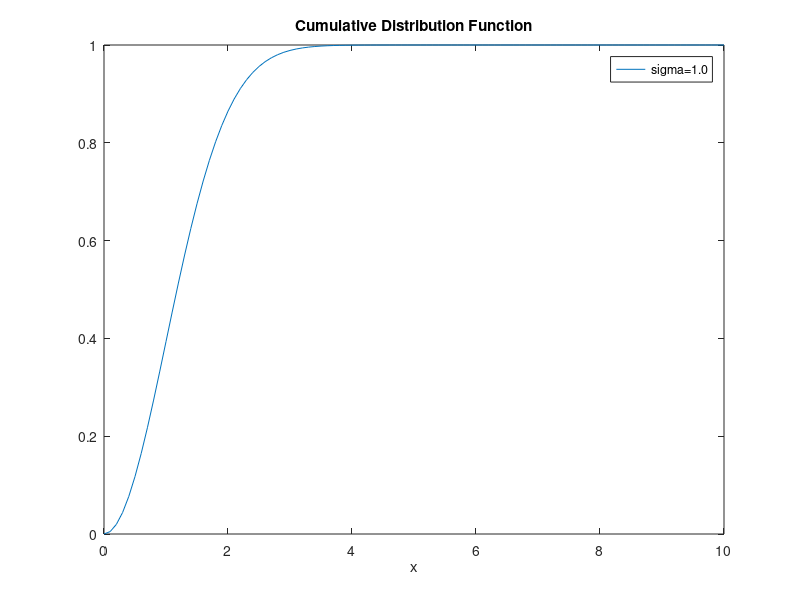
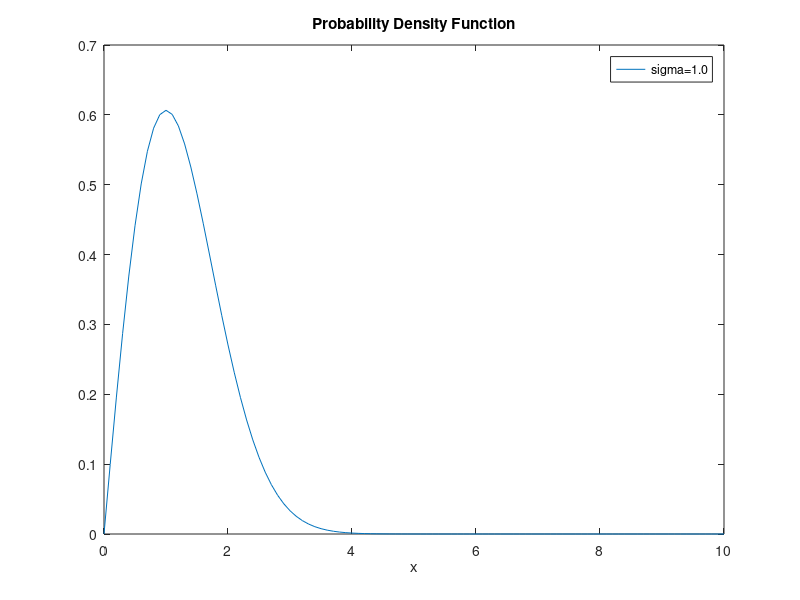
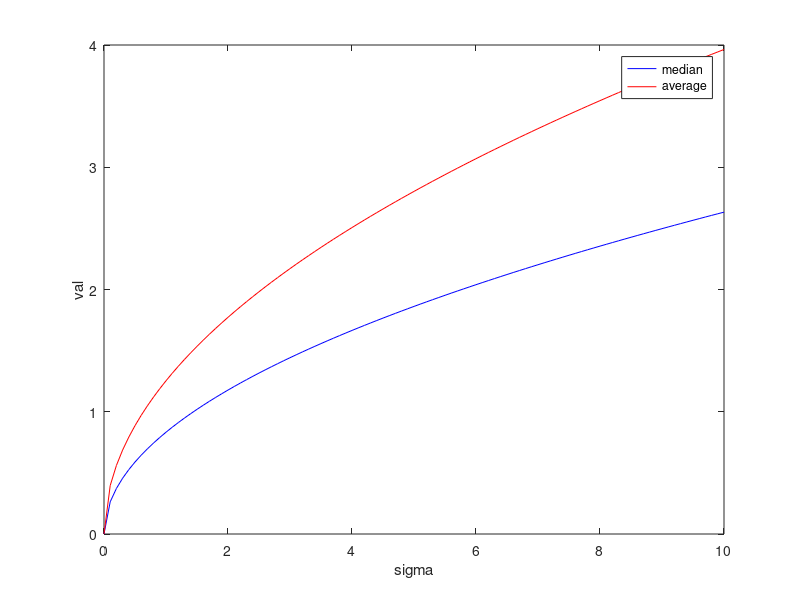

Write the MATLAB code that produced these figures, in order.
close all
clear all
clc

N=100000;
% given per results in value on CDF curve:
% http://en.wikipedia.org/wiki/Rayleigh_distribution

% sigma is called the scale parameter
% average value u = sigma*sqrt(pi/2) = 1.253*sigma.
% CDF: F(x)=1-e^(-x^2/2sigma^2)

%% Test model
sigma = 1.0;
per_ref=0.03;

cdf_val=sqrt(-2*sigma^2*log(1-per_ref))*ones(N,1);
r = 1*sigma * sqrt(-2 * log(rand(N,1))); % generating Rayleigh-distributed variates
cdf_val(1)
r_dB=20*log10(r);

per=(N-sum(r>cdf_val))/N;
avg=mean(r)/sigma; % should result in approx. 1.253
disp(['mean/sigma (~1.253): ' num2str(avg)])
disp(['per:' num2str(per_ref) ' per_estimate:' num2str(per)])


%% Plot cumulative distribution function - CDF
figure
x=0:0.1:10;
F=1 - exp(-x.^2/(2*sigma^2));
plot(x,F)
xlabel('x')
legend('sigma=1.0')
title('Cumulative Distribution Function')


%% Plot probability density function - PDF

f=x./sigma^2.*exp(-x.^2/(2*sigma^2));
figure
plot(x,f)
xlabel('x')
legend('sigma=1.0')
title('Probability Density Function')


%% median vs average
s=0:0.1:10; % vector of sigma
median=sqrt(s*log(2))
average=sqrt(s*pi/2)

figure
plot(s,median,'b',s,average,'r')
xlabel('sigma')
ylabel('val')
legend('median','average')

